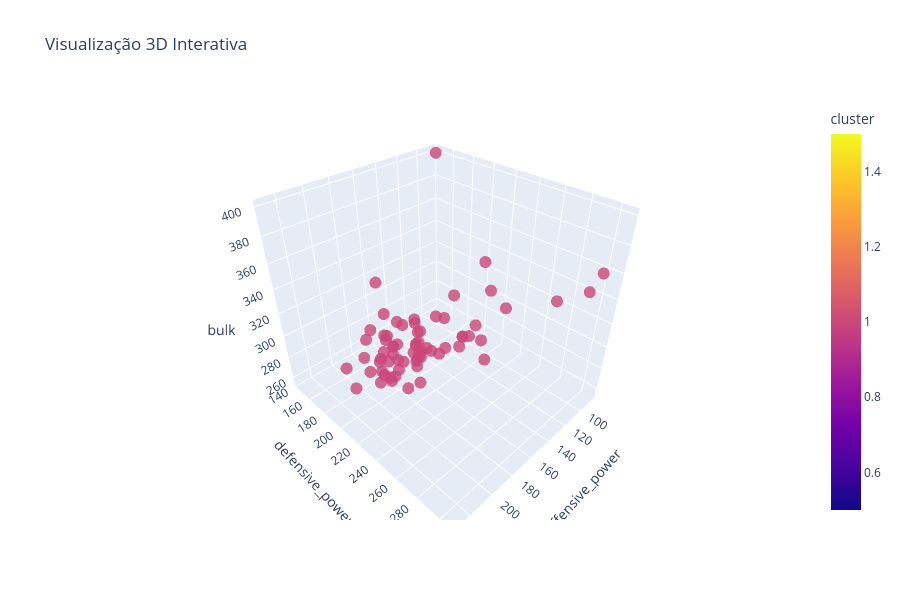

Notebook source saved alongside this figure:
### Code cell
plot_distribution(df_kmeans_1[df_kmeans_1['cluster'] == 1], "name", "offensive_power", "defensive_power", "bulk", color="cluster")

### Figure 1 — Plotly figure (JSON) as saved in the notebook; plotly's stock layout.template omitted (floating-point values rounded to 4 significant figures)
{"data": [{"hovertemplate": "<b>%{hovertext}</b><br><br>offensive_power=%{x}<br>defensive_power=%{y}<br>bulk=%{z}<br>cluster=%{marker.color}<extra></extra>", "hovertext": ["Blastoise", "Golem", "Slowbro", "Muk", "Cloyster", "Weezing", "Lapras", "Omastar", "Snorlax", "Bellossom", "Umbreon", "Slowking", "Forretress", "Steelix", "Mantine", "Skarmory", "Donphan", "Blissey", "Tyranitar", "Swampert", "Aggron", "Torkoal", "Claydol", "Cradily", "Milotic", "Walrein", "Relicanth", "Metagross", "Torterra", "Empoleon", "Bastiodon", "Vespiquen", "Bronzong", "Spiritomb", "Hippowdon", "Magnezone", "Lickilicky", "Rhyperior", "Togekiss", "Glaceon", "Probopass", "Dusknoir", "Cresselia", "Musharna", "Gigalith", "DarmanitanZen Mode", "Crustle", "Scrafty", "Cofagrigus", "Carracosta", "Gothitelle", "Escavalier", "Ferrothorn", "Stunfisk", "Druddigon", "Bouffalant", "Mandibuzz", "Chesnaught", "Florges", "Barbaracle", "Dragalge", "Aurorus", "Sylveon", "Carbink", "Goodra", "GourgeistLarge Size", "GourgeistSuper Size", "Avalugg"], "legendgroup": "", "marker": {"color": [1, 1, 1, 1, 1, 1, 1, 1, 1, 1, 1, 1, 1, 1, 1, 1, 1, 1, 1, 1, 1, 1, 1, 1, 1, 1, 1, 1, 1, 1, 1, 1, 1, 1, 1, 1, 1, 1, 1, 1, 1, 1, 1, 1, 1, 1, 1, 1, 1, 1, 1, 1, 1, 1, 1, 1, 1, 1, 1, 1, 1, 1, 1, 1, 1, 1, 1, 1], "coloraxis": "coloraxis", "opacity": 0.8, "size": 7, "symbol": "circle"}, "mode": "markers", "name": "", "scene": "scene", "showlegend": false, "type": "scatter3d", "x": [168, 175, 175, 170, 180, 175, 170, 175, 175, 170, 125, 175, 150, 140, 120, 120, 180, 85, 229, 195, 170, 170, 140, 162, 160, 175, 135, 230, 184, 197, 99, 160, 168, 184, 180, 200, 165, 195, 170, 190, 130, 165, 145, 162, 195, 170, 160, 135, 145, 191, 150, 195, 148, 147, 180, 150, 120, 181, 177, 159, 172, 176, 175, 100, 210, 153, 158, 161], "y": [205, 195, 190, 175, 225, 190, 175, 195, 175, 195, 240, 190, 200, 265, 210, 210, 180, 145, 210, 180, 240, 210, 225, 204, 204, 180, 195, 220, 190, 189, 306, 204, 232, 216, 190, 205, 190, 185, 210, 205, 295, 270, 250, 180, 210, 210, 200, 230, 250, 198, 205, 210, 247, 183, 180, 190, 200, 197, 222, 201, 213, 164, 195, 300, 220, 197, 197, 230], "z": [284, 275, 285, 280, 275, 255, 305, 265, 335, 270, 335, 285, 275, 340, 275, 275, 270, 400, 310, 280, 310, 280, 285, 290, 299, 290, 295, 300, 285, 273, 366, 274, 299, 266, 298, 275, 300, 300, 295, 270, 355, 315, 370, 296, 295, 315, 270, 295, 308, 272, 275, 280, 321, 292, 257, 285, 310, 285, 300, 273, 278, 287, 290, 350, 310, 272, 282, 325]}], "layout": {"coloraxis": {"colorbar": {"title": {"text": "cluster"}}, "colorscale": [[0, "#0d0887"], [0.1111, "#46039f"], [0.2222, "#7201a8"], [0.3333, "#9c179e"], [0.4444, "#bd3786"], [0.5556, "#d8576b"], [0.6667, "#ed7953"], [0.7778, "#fb9f3a"], [0.8889, "#fdca26"], [1, "#f0f921"]]}, "height": 600, "legend": {"title": {"text": "cluster"}, "tracegroupgap": 0}, "scene": {"domain": {"x": [0, 1], "y": [0, 1]}, "xaxis": {"title": {"text": "offensive_power"}}, "yaxis": {"title": {"text": "defensive_power"}}, "zaxis": {"title": {"text": "bulk"}}}, "title": {"text": "Visualização 3D Interativa"}, "width": 900}}
